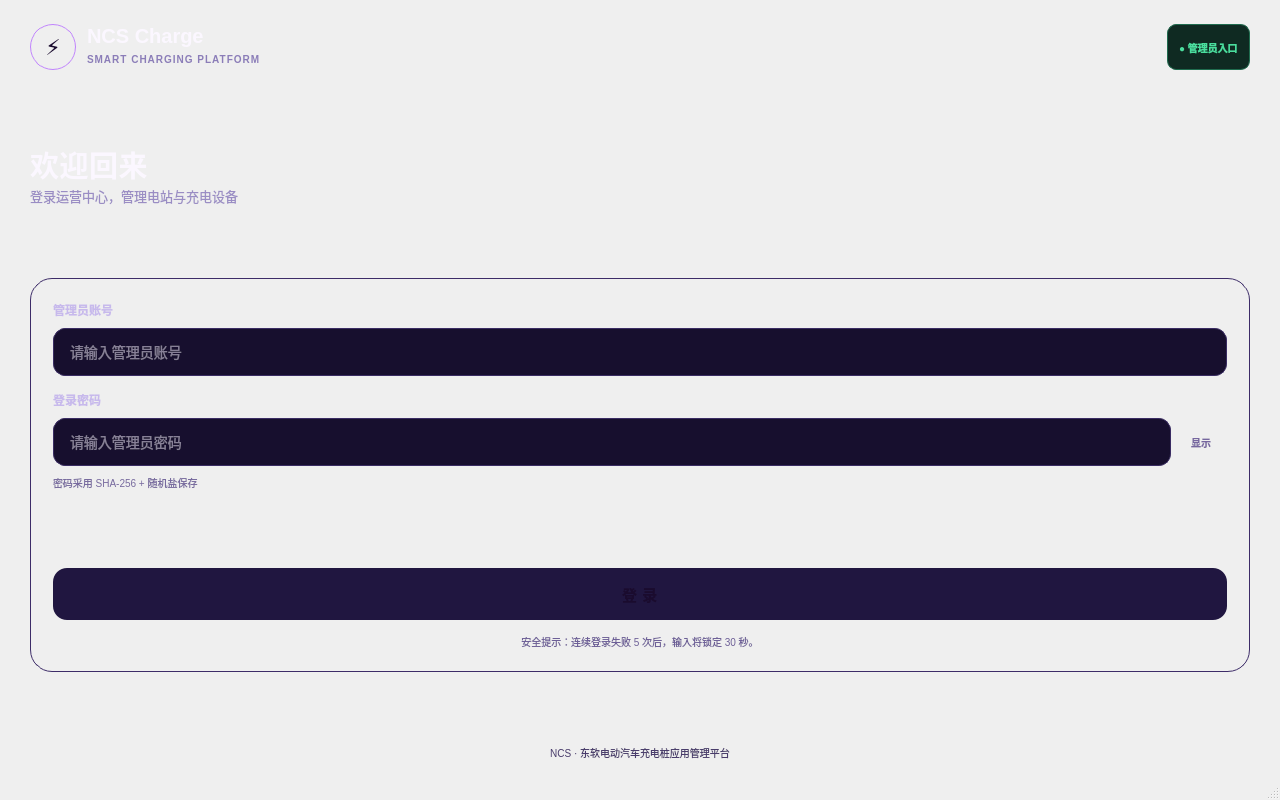
<?xml version="1.0" encoding="UTF-8"?>
<ui version="4.0">
 <class>AdminLoginWindow</class>
 <widget class="QMainWindow" name="AdminLoginWindow">
  <property name="geometry">
   <rect>
    <x>0</x>
    <y>0</y>
    <width>1280</width>
    <height>800</height>
   </rect>
  </property>
  <property name="sizePolicy">
   <sizepolicy hsizetype="Fixed" vsizetype="Fixed">
    <horstretch>0</horstretch>
    <verstretch>0</verstretch>
   </sizepolicy>
  </property>
  <property name="minimumSize">
   <size>
    <width>1280</width>
    <height>800</height>
   </size>
  </property>
  <property name="maximumSize">
   <size>
    <width>16777215</width>
    <height>16777215</height>
   </size>
  </property>
  <property name="windowTitle">
   <string>NCS Charge · 管理员登录</string>
  </property>
  <property name="styleSheet">
   <string notr="true">
QMainWindow {
    background: qlineargradient(x1:0, y1:0, x2:0.2, y2:1,
        stop:0 #1B1036, stop:0.45 #120A28, stop:1 #0A0616);
    color: #F3EEFF;
}
QWidget#centralwidget {
    background: transparent;
}
QLabel {
    color: #A79BD1;
    font-family: &quot;Noto Sans CJK SC&quot;, &quot;Microsoft YaHei&quot;, &quot;PingFang SC&quot;, sans-serif;
}
QLabel#brandMark {
    background: qlineargradient(x1:0, y1:0, x2:1, y2:1,
        stop:0 #A855F7, stop:0.55 #EC4899, stop:1 #F97316);
    color: #1A0B2E;
    border: 1px solid #C084FC;
    border-radius: 23px;
    font-size: 22px;
    font-weight: 900;
}
QLabel#brandName {
    color: #FBF7FF;
    font-size: 20px;
    font-weight: 900;
}
QLabel#brandCaption {
    color: #8B7DB8;
    font-size: 10px;
    font-weight: 700;
    letter-spacing: 1px;
}
QLabel#adminBadge {
    background-color: #0F2A22;
    color: #4ADE9E;
    border: 1px solid #1F6B4E;
    border-radius: 9px;
    font-size: 10px;
    font-weight: 700;
    padding: 5px 8px;
}
QLabel#headline {
    color: #FBF7FF;
    font-size: 29px;
    font-weight: 900;
    letter-spacing: 0.5px;
}
QLabel#subheadline {
    color: #9A8DC4;
    font-size: 13px;
}
QLabel#sectionLabel,
QLabel#passwordSectionLabel {
    color: #C7B9EC;
    font-size: 12px;
    font-weight: 800;
}
QFrame#loginCard {
    background: qlineargradient(x1:0, y1:0, x2:0, y2:1,
        stop:0 #211640, stop:1 #150C2C);
    border: 1px solid #3D2C68;
    border-radius: 22px;
}
QLineEdit {
    background-color: #170F2E;
    color: #F7F2FF;
    border: 1px solid #3A2C63;
    border-radius: 12px;
    padding: 0px 14px;
    selection-background-color: #9333EA;
    selection-color: #FFFFFF;
    font-size: 14px;
}
QLineEdit:hover {
    border-color: #5B3FA0;
}
QLineEdit:focus {
    background-color: #1C1238;
    border: 2px solid #C084FC;
    padding: 0px 13px;
}
QLineEdit:disabled {
    color: #5C4E85;
    background-color: #180F2C;
}
QLineEdit::placeholder {
    color: #6E5F98;
}
QPushButton {
    background-color: #201640;
    color: #E9E1FF;
    border: 1px solid #40316E;
    border-radius: 11px;
    font-size: 11px;
    font-weight: 800;
    padding: 0px 12px;
}
QPushButton:hover {
    background-color: #2C1E54;
    border-color: #5B3FA0;
}
QPushButton:pressed {
    background-color: #170F2E;
}
QPushButton:disabled {
    background-color: #180F2C;
    color: #5C4E85;
    border-color: #241A44;
}
QPushButton#togglePasswordButton {
    background: transparent;
    border: none;
    color: #76669F;
    font-size: 10px;
}
QPushButton#togglePasswordButton:hover {
    color: #D9B7FF;
}
QPushButton#loginButton {
    background: qlineargradient(x1:0, y1:0, x2:1, y2:0,
        stop:0 #8B5CF6, stop:0.55 #EC4899, stop:1 #F97316);
    color: #1A0B2E;
    border: none;
    border-radius: 14px;
    font-size: 15px;
    font-weight: 900;
    letter-spacing: 0.5px;
}
QPushButton#loginButton:hover {
    background: qlineargradient(x1:0, y1:0, x2:1, y2:0,
        stop:0 #A47BFA, stop:0.55 #F472B6, stop:1 #FB923C);
}
QPushButton#loginButton:pressed {
    background: qlineargradient(x1:0, y1:0, x2:1, y2:0,
        stop:0 #7C3AED, stop:0.55 #DB2777, stop:1 #EA580C);
}
QLabel#passwordHintLabel {
    color: #776A9E;
    font-size: 10px;
}
QLabel#statusLabel {
    color: #8577AD;
    font-size: 12px;
    font-weight: 700;
}
QLabel#statusLabel[error=&quot;true&quot;] {
    color: #FB7185;
}
QLabel#statusLabel[error=&quot;false&quot;] {
    color: #34D9A8;
}
QLabel#lockoutLabel {
    color: #E7A65C;
    font-size: 11px;
    font-weight: 700;
}
QLabel#securityNote {
    color: #6D5F97;
    font-size: 10px;
}
QLabel#footerLabel {
    color: #493C6B;
    font-size: 10px;
}
QFrame#softDivider {
    background: qlineargradient(x1:0, y1:0, x2:1, y2:0,
        stop:0 rgba(124, 58, 237, 0),
        stop:0.5 #7C3AED,
        stop:1 rgba(124, 58, 237, 0));
    min-height: 1px;
    max-height: 1px;
}
   </string>
  </property>
  <widget class="QWidget" name="centralwidget">
   <layout class="QVBoxLayout" name="rootLayout">
    <property name="spacing">
     <number>0</number>
    </property>
    <property name="leftMargin">
     <number>30</number>
    </property>
    <property name="topMargin">
     <number>24</number>
    </property>
    <property name="rightMargin">
     <number>30</number>
    </property>
    <property name="bottomMargin">
     <number>18</number>
    </property>
    <item>
     <layout class="QHBoxLayout" name="brandLayout">
      <property name="spacing">
       <number>11</number>
      </property>
      <item>
       <widget class="QLabel" name="brandMark">
        <property name="minimumSize">
         <size>
          <width>46</width>
          <height>46</height>
         </size>
        </property>
        <property name="maximumSize">
         <size>
          <width>46</width>
          <height>46</height>
         </size>
        </property>
        <property name="text">
         <string>⚡</string>
        </property>
        <property name="alignment">
         <set>Qt::AlignCenter</set>
        </property>
       </widget>
      </item>
      <item>
       <layout class="QVBoxLayout" name="brandTextLayout">
        <property name="spacing">
         <number>1</number>
        </property>
        <item>
         <widget class="QLabel" name="brandName">
          <property name="text">
           <string>NCS Charge</string>
          </property>
         </widget>
        </item>
        <item>
         <widget class="QLabel" name="brandCaption">
          <property name="text">
           <string>SMART CHARGING PLATFORM</string>
          </property>
         </widget>
        </item>
       </layout>
      </item>
      <item>
       <spacer name="brandSpacer">
        <property name="orientation">
         <enum>Qt::Horizontal</enum>
        </property>
        <property name="sizeHint" stdset="0">
         <size>
          <width>0</width>
          <height>0</height>
         </size>
        </property>
       </spacer>
      </item>
      <item>
       <widget class="QLabel" name="adminBadge">
        <property name="text">
         <string>● 管理员入口</string>
        </property>
       </widget>
      </item>
     </layout>
    </item>
    <item>
     <spacer name="topSpacer">
      <property name="orientation">
       <enum>Qt::Vertical</enum>
      </property>
      <property name="sizeHint" stdset="0">
       <size>
        <width>20</width>
        <height>42</height>
       </size>
      </property>
     </spacer>
    </item>
    <item>
     <widget class="QLabel" name="headline">
      <property name="sizePolicy">
       <sizepolicy hsizetype="Fixed" vsizetype="Fixed">
        <horstretch>0</horstretch>
        <verstretch>0</verstretch>
       </sizepolicy>
      </property>
      <property name="text">
       <string>欢迎回来</string>
      </property>
     </widget>
    </item>
    <item>
     <widget class="QLabel" name="subheadline">
      <property name="text">
       <string>登录运营中心，管理电站与充电设备</string>
      </property>
     </widget>
    </item>
    <item>
     <spacer name="titleSpacer">
      <property name="orientation">
       <enum>Qt::Vertical</enum>
      </property>
      <property name="sizeHint" stdset="0">
       <size>
        <width>20</width>
        <height>22</height>
       </size>
      </property>
     </spacer>
    </item>
    <item>
     <widget class="QFrame" name="loginCard">
      <property name="sizePolicy">
       <sizepolicy hsizetype="Preferred" vsizetype="Ignored">
        <horstretch>0</horstretch>
        <verstretch>0</verstretch>
       </sizepolicy>
      </property>
      <property name="frameShape">
       <enum>QFrame::NoFrame</enum>
      </property>
      <layout class="QVBoxLayout" name="cardLayout">
       <property name="spacing">
        <number>9</number>
       </property>
       <property name="leftMargin">
        <number>22</number>
       </property>
       <property name="topMargin">
        <number>22</number>
       </property>
       <property name="rightMargin">
        <number>22</number>
       </property>
       <property name="bottomMargin">
        <number>22</number>
       </property>
       <item>
        <widget class="QLabel" name="sectionLabel">
         <property name="text">
          <string>管理员账号</string>
         </property>
        </widget>
       </item>
       <item>
        <widget class="QLineEdit" name="usernameLineEdit">
         <property name="minimumSize">
          <size>
           <width>0</width>
           <height>48</height>
          </size>
         </property>
         <property name="placeholderText">
          <string>请输入管理员账号</string>
         </property>
         <property name="clearButtonEnabled">
          <bool>true</bool>
         </property>
        </widget>
       </item>
       <item>
        <spacer name="space1">
         <property name="orientation">
          <enum>Qt::Vertical</enum>
         </property>
         <property name="sizeHint" stdset="0">
          <size>
           <width>20</width>
           <height>6</height>
          </size>
         </property>
        </spacer>
       </item>
       <item>
        <widget class="QLabel" name="passwordSectionLabel">
         <property name="text">
          <string>登录密码</string>
         </property>
        </widget>
       </item>
       <item>
        <layout class="QHBoxLayout" name="passwordLayout">
         <property name="spacing">
          <number>4</number>
         </property>
         <item>
          <widget class="QLineEdit" name="passwordLineEdit">
           <property name="minimumSize">
            <size>
             <width>0</width>
             <height>48</height>
            </size>
           </property>
           <property name="echoMode">
            <enum>QLineEdit::Password</enum>
           </property>
           <property name="placeholderText">
            <string>请输入管理员密码</string>
           </property>
          </widget>
         </item>
         <item>
          <widget class="QPushButton" name="togglePasswordButton">
           <property name="minimumSize">
            <size>
             <width>52</width>
             <height>48</height>
            </size>
           </property>
           <property name="maximumSize">
            <size>
             <width>52</width>
             <height>48</height>
            </size>
           </property>
           <property name="text">
            <string>显示</string>
           </property>
          </widget>
         </item>
        </layout>
       </item>
       <item>
        <widget class="QLabel" name="passwordHintLabel">
         <property name="text">
          <string>密码采用 SHA-256 + 随机盐保存</string>
         </property>
        </widget>
       </item>
       <item>
        <spacer name="space2">
         <property name="orientation">
          <enum>Qt::Vertical</enum>
         </property>
         <property name="sizeHint" stdset="0">
          <size>
           <width>20</width>
           <height>8</height>
          </size>
         </property>
        </spacer>
       </item>
       <item>
        <widget class="QLabel" name="statusLabel">
         <property name="minimumSize">
          <size>
           <width>0</width>
           <height>25</height>
          </size>
         </property>
         <property name="text">
          <string/>
         </property>
         <property name="alignment">
          <set>Qt::AlignCenter</set>
         </property>
         <property name="wordWrap">
          <bool>true</bool>
         </property>
        </widget>
       </item>
       <item>
        <widget class="QLabel" name="lockoutLabel">
         <property name="text">
          <string/>
         </property>
         <property name="alignment">
          <set>Qt::AlignCenter</set>
         </property>
         <property name="wordWrap">
          <bool>true</bool>
         </property>
        </widget>
       </item>
       <item>
        <spacer name="space3">
         <property name="orientation">
          <enum>Qt::Vertical</enum>
         </property>
         <property name="sizeHint" stdset="0">
          <size>
           <width>20</width>
           <height>5</height>
          </size>
         </property>
        </spacer>
       </item>
       <item>
        <widget class="QPushButton" name="loginButton">
         <property name="minimumSize">
          <size>
           <width>0</width>
           <height>52</height>
          </size>
         </property>
         <property name="text">
          <string>登 录</string>
         </property>
         <property name="default">
          <bool>true</bool>
         </property>
        </widget>
       </item>
       <item>
        <spacer name="space4">
         <property name="orientation">
          <enum>Qt::Vertical</enum>
         </property>
         <property name="sizeHint" stdset="0">
          <size>
           <width>20</width>
           <height>5</height>
          </size>
         </property>
        </spacer>
       </item>
       <item>
        <widget class="QLabel" name="securityNote">
         <property name="text">
          <string>安全提示：连续登录失败 5 次后，输入将锁定 30 秒。</string>
         </property>
         <property name="alignment">
          <set>Qt::AlignCenter</set>
         </property>
         <property name="wordWrap">
          <bool>true</bool>
         </property>
        </widget>
       </item>
      </layout>
     </widget>
    </item>
    <item>
     <spacer name="bottomSpacer">
      <property name="orientation">
       <enum>Qt::Vertical</enum>
      </property>
      <property name="sizeHint" stdset="0">
       <size>
        <width>20</width>
        <height>31</height>
       </size>
      </property>
     </spacer>
    </item>
    <item>
     <widget class="QLabel" name="footerLabel">
      <property name="text">
       <string>NCS · 东软电动汽车充电桩应用管理平台</string>
      </property>
      <property name="alignment">
       <set>Qt::AlignCenter</set>
      </property>
     </widget>
    </item>
   </layout>
  </widget>
  <widget class="QStatusBar" name="statusbar"/>
 </widget>
 <resources/>
 <connections/>
</ui>
